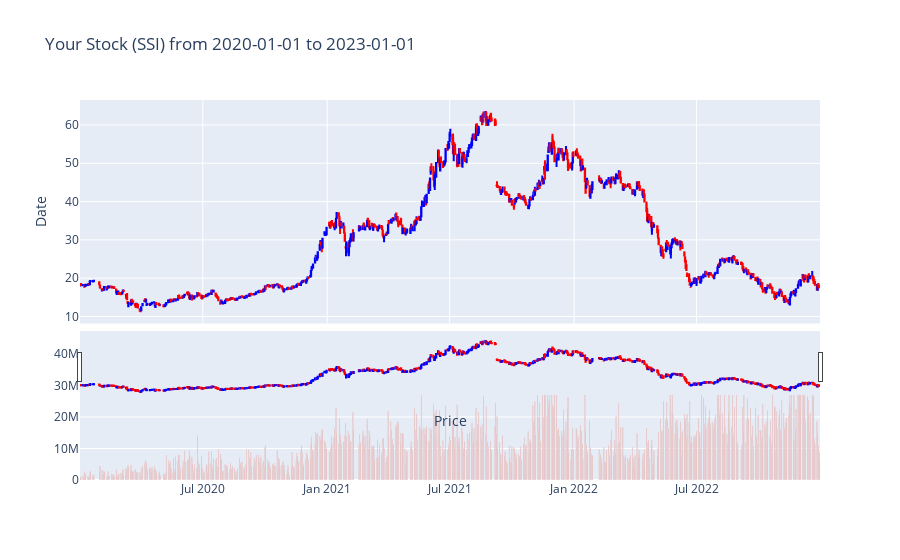

Notebook cell for this chart:
### Code cell
stock_SSI.stock_infor()
stock_SSI.stock_chart()

### Figure 1 — Plotly figure (JSON) as saved in the notebook; plotly's stock layout.template omitted (floating-point values rounded to 4 significant figures; data arrays with more than 128 entries replaced by an {"elided": "..."} marker saying what was removed)
{"data": [{"close": {"elided": "751 float values"}, "decreasing": {"line": {"color": "red"}}, "high": {"elided": "751 float values"}, "increasing": {"line": {"color": "blue"}}, "low": {"elided": "751 float values"}, "open": {"elided": "751 float values"}, "type": "candlestick", "x": {"elided": "751 str values"}, "xaxis": "x", "yaxis": "y"}, {"name": "Volume", "type": "bar", "x": {"elided": "751 str values"}, "xaxis": "x2", "y": {"elided": "751 int values"}, "yaxis": "y2"}], "layout": {"showlegend": false, "title": {"text": "Your Stock (SSI) from 2020-01-01 to 2023-01-01"}, "xaxis": {"anchor": "y", "domain": [0, 1], "matches": "x2", "showticklabels": false, "title": {"text": "Price"}}, "xaxis2": {"anchor": "y2", "domain": [0, 1]}, "yaxis": {"anchor": "x", "domain": [0.412, 1], "title": {"text": "Date"}}, "yaxis2": {"anchor": "x2", "domain": [0, 0.392]}}}
